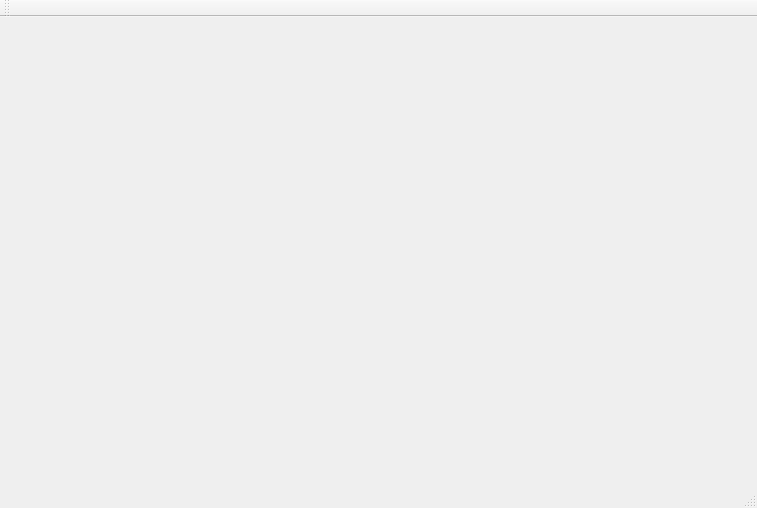
<?xml version="1.0" encoding="UTF-8"?>
<ui version="4.0">
 <class>MainWindow</class>
 <widget class="QMainWindow" name="MainWindow">
  <property name="geometry">
   <rect>
    <x>0</x>
    <y>0</y>
    <width>757</width>
    <height>508</height>
   </rect>
  </property>
  <property name="windowTitle">
   <string>MainWindow</string>
  </property>
  <widget class="QWidget" name="centralWidget">
   <layout class="QVBoxLayout" name="verticalLayout">
    <item>
     <widget class="QWidget" name="widget_opengl" native="true"/>
    </item>
   </layout>
  </widget>
  <widget class="QMenuBar" name="menuBar">
   <property name="geometry">
    <rect>
     <x>0</x>
     <y>0</y>
     <width>757</width>
     <height>32</height>
    </rect>
   </property>
  </widget>
  <widget class="QToolBar" name="mainToolBar">
   <attribute name="toolBarArea">
    <enum>TopToolBarArea</enum>
   </attribute>
   <attribute name="toolBarBreak">
    <bool>false</bool>
   </attribute>
  </widget>
  <widget class="QStatusBar" name="statusBar"/>
 </widget>
 <layoutdefault spacing="6" margin="11"/>
 <resources/>
 <connections/>
</ui>
